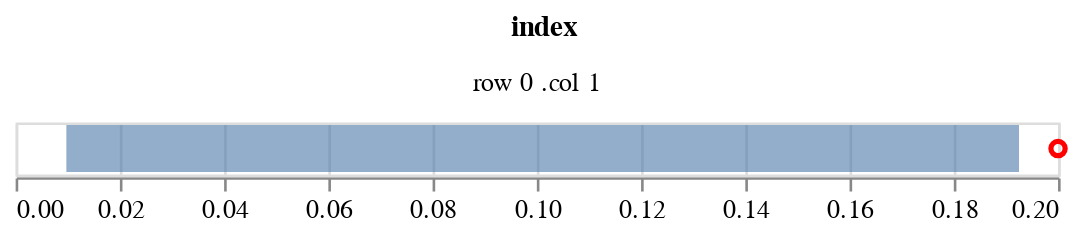

The notebook cell saved with this chart:
### Code cell
estimates = load_obj('Phi_mean', log_dir).reshape(20, 1, 2, 2)
get_credible_interval_Phi(estimates)

### Figure 1 — Vega-Lite specification as saved in the notebook (floating-point values rounded to 4 significant figures)
{"config": {"view": {"continuousWidth": 400, "continuousHeight": 300}}, "data": {"name": "data-342f55a0d03469d82285d99ed73af9e9"}, "facet": {"type": "nominal", "field": "index"}, "spec": {"layer": [{"mark": {"type": "bar", "opacity": 0.6}, "encoding": {"x": {"type": "quantitative", "field": "q1", "title": null}, "x2": {"field": "q2", "title": null}}}, {"mark": {"type": "point", "color": "red", "opacity": 1}, "encoding": {"x": {"type": "quantitative", "field": "data", "title": null}}}]}, "columns": 2, "$schema": "https://vega.github.io/schema/vega-lite/v4.8.1.json", "datasets": {"data-342f55a0d03469d82285d99ed73af9e9": [{"row": 0, "col": 1, "q1": 0.009733, "q2": 0.1925, "data": 0.2, "index": "row 0 .col 1"}]}}
